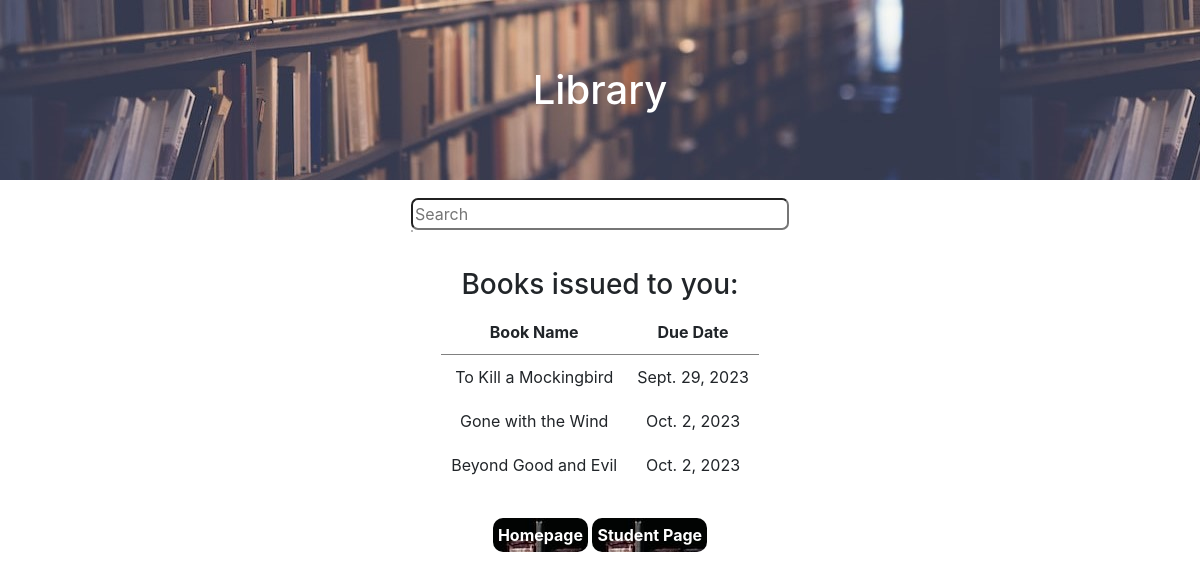
Page /library/ (signed in) on the earlier database version.
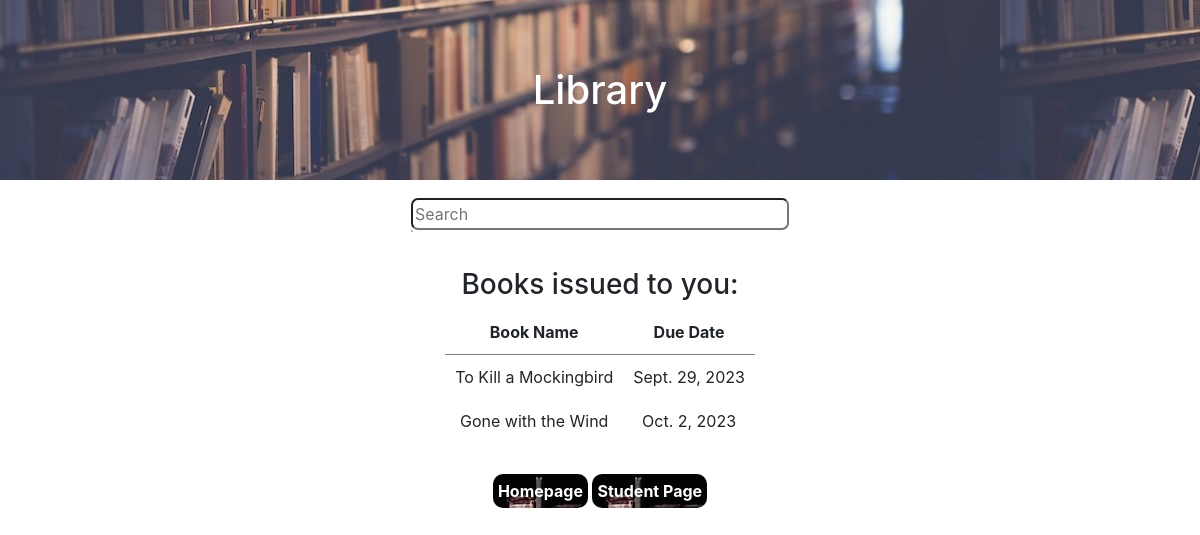
Same page on the later database version.
### library/models.py (models this page shows, shortened)
class Issue(models.Model):
    book = models.ForeignKey(Book, on_delete=models.CASCADE)
    user = models.ForeignKey(User, on_delete=models.CASCADE)
    due_date = models.DateField(default=date.today()+timedelta(days=30))

class Book(models.Model):
    name = models.CharField(max_length=150)
    quantity = models.IntegerField()
    author = models.CharField(max_length=150)

### library/views.py (the view)
# urls.py: path("", views.index, name="index"),
@login_required
def index(request):
    s=User.objects.get(username=request.user).username
    if s == "librarian":
        isLibrarian = True
    else:
        isLibrarian = False
    books_issued = Issue.objects.filter(user=request.user)
    penalties = Penalty.objects.filter(user=request.user)
    total_penalty = 0
    for penalty in penalties:
        total_penalty += penalty.amount
    return render(request, "library/index.html", {
        "isLibrarian":isLibrarian,
        "books_issued":books_issued,
        "penalties":penalties,
        "total_penalty":total_penalty,
    })

### library/templates/library/index.html (shortened to what this page needs)
{% load static %}
<!DOCTYPE html>
<head>
    <link rel="stylesheet" href="{% static 'library/styles.css' %}">
    <link rel="stylesheet" href="{% static 'home/submissions.css' %}">
    <link rel="stylesheet" href="https://cdn.jsdelivr.net/npm/bootstrap@4.1.3/dist/css/bootstrap.min.css"
>
</head>
<body>
    <h1 id="header">
        Library
    </h1>
    <div id="searchboxcontainer">
        <div id="searchbox">
            <div>
                <input type="text" placeholder="Search" id="searchbar">
            </div>
            <div id="searchResults"></div>
        </div>
    </div>
    {% if isLibrarian %}
    <div class="buttonPanel">
        <button class="dispButton" value="issue">Issue/return a book</button>
        <button class="dispButton" value="penalty">Clear penalty</button>
        <button class="dispButton" value="addBook">Add a book</button>
        <button class="dispButton" value="addBookCsv">Add Books via CSV</button>
    </div>
    <form action="{% url 'library:issue' %}" method="post" class="noReturnForm pages" id="issue">
        Issue or return a book
        {% csrf_token %}
        <p>
            <input type="text" name="student_id" required placeholder="Student ID">
        </p>
        <p>
            <input type="text" name="book_id" required placeholder="Book ID">
        </p>
        <button type="submit">Submit</button>
    </form>
    <form action="{% url 'library:penaltyform' %}" method="post" class="pages" id="penalty">
        Check or clear a student's penalties
        {% csrf_token %}
        <p>
            <input type="text" name="student_id" required placeholder="Student ID">
        </p>
        <p>
            <button type="submit">Submit</button>
        </p>
    </form>
        <form action="{% url 'library:add_book' %}" method="post" class="noReturnForm pages" id="addBook">
            Add a book to the library
            {% csrf_token %}
            <p>
                <input type="text" name="book_name" required placeholder="Book Name">
            </p>
            <p>
                <input type="text" name="author_name" required placeholder="Author Name">
            </p>
            <p>
                <input type="number" name="quantity" required min="1" placeholder="Quantity">
            </p>
            <button type="submit">Submit</button>
        </form>
        <form action="{% url 'library:add_book_csv' %}" enctype="multipart/form-data"
            method="post" class="noReturnForm pages" id="addBookCsv">
            Upload a CSV file that contains the following columns: book_name, author_name, quantity
            {% csrf_token %}
            <p>
                <input type="file" name="book_list" required>
            </p>
            <button type="submit">Submit</button>
        </form>
    {% else %}
    <div style="text-align: center;">
    <h3>Books issued to you:</h3>
    <table>
        <thead>
            <th>Book Name</th>
            <th>Due Date</th>
        </thead>
        <tbody>
            {% for issue in books_issued %}
            <tr>
                <td>{{issue.book.name}}</td>
                <td>{{issue.due_date}}</td>
            </tr>
            {% endfor %}
        </tbody>
    </table>
    </div>
    {% endif %}
    <div class="buttonPanel">
        <a href="{% url 'home:home' %}"><button>Homepage</button></a>
        {% if not isLibrarian %}
        <a href="{% url 'student:index' %}"><button>Student Page</button></a>
        {% endif %}
    </div>
</body>

### library/static/library/styles.css (style rules this page uses)
button { border: none; border-radius: 10px !important; padding: 5px; font-weight: bold; background: url("/static/library/libbg1.jpeg"); border-radius: 3cm; color: white; }
#searchbox { position: relative; text-align: center; width: 10cm; margin-top: 10px; margin-bottom: 1cm; display: inline-block; }
#searchboxcontainer { text-align: center; }
#searchbar { display: inline-block; width: 100%; border-radius: 7px; padding: 2px; }
#searchResults { position: absolute; background-color: white; text-align: left; border: 1px solid gray; border-radius: 7px; max-width: 95%; }
.buttonPanel { text-align: center; margin: 25px; }
table * { padding: 10px; }
table { display: inline-block; }
#header { text-align: center; color: white; padding: 1.75cm; background: url("/static/library/libbg2.jpeg"); }
thead { border-bottom: 1px solid gray; }

Differences in the rows shown:
removed Issue: book.name "Beyond Good and Evil", due_date "Oct. 2, 2023"
